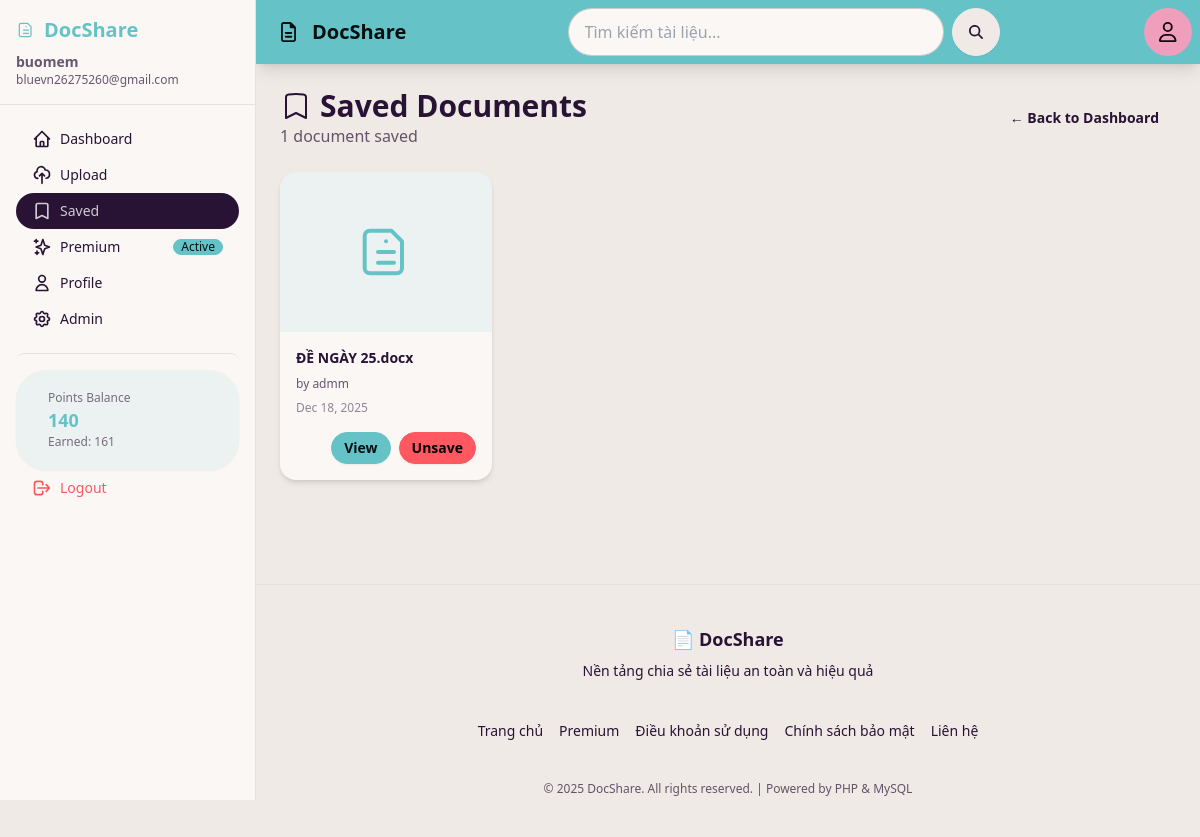
/saved.php (signed in), run on the app's committed database.
### tables this page shows
CREATE TABLE `users` (
  `id` int NOT NULL,
  `username` varchar(50) NOT NULL,
  `email` varchar(100) NOT NULL,
  `role` enum('user','admin') DEFAULT 'user',
  `password` varchar(255) NOT NULL,
  `created_at` timestamp NULL DEFAULT CURRENT_TIMESTAMP,
  `verified_documents_count` int DEFAULT '0'
);

CREATE TABLE `user_points` (
  `id` int NOT NULL,
  `user_id` int NOT NULL,
  `current_points` int DEFAULT '0',
  `total_earned` int DEFAULT '0',
  `total_spent` int DEFAULT '0',
  `last_updated` timestamp NULL DEFAULT CURRENT_TIMESTAMP ON UPDATE CURRENT_TIMESTAMP
);

CREATE TABLE `documents` (
  `id` int NOT NULL,
  `user_id` int NOT NULL,
  `original_name` varchar(255) NOT NULL,
  `file_name` varchar(255) NOT NULL,
  `description` text,
  `created_at` timestamp NULL DEFAULT CURRENT_TIMESTAMP,
  `is_public` tinyint(1) DEFAULT '1',
  `status` enum('pending','approved','rejected') DEFAULT 'pending',
  `views` int DEFAULT '0',
  `downloads` int DEFAULT '0',
  `admin_points` int DEFAULT '0',
  `user_price` int DEFAULT '0'
);

### config/auth.php (called while the page is built, shortened)
<?php
function isUserLoggedIn() {
    return isset($_SESSION['user_id']);
}
function getCurrentUserId() {
    return $_SESSION['user_id'] ?? null;
}
function getUserInfo($user_id) {
    $conn = mysqli_connect(DB_HOST, DB_USER, DB_PASS, DB_NAME);
    $user_id = intval($user_id);
    $result = mysqli_query($conn, "SELECT id, username, email, created_at, verified_documents_count FROM users WHERE id=$user_id");
    $user = mysqli_fetch_assoc($result);
    return $user;
}
function getUserRole($user_id) {
    $conn = mysqli_connect(DB_HOST, DB_USER, DB_PASS, DB_NAME);
    $user_id = intval($user_id);
    $result = mysqli_query($conn, "SELECT role FROM users WHERE id=$user_id");
    $user = mysqli_fetch_assoc($result);
    return $user['role'] ?? 'user';
}
function isAdmin($user_id) {
    return getUserRole($user_id) === 'admin';
}
function hasAdminAccess() {
    return isUserLoggedIn() && isAdmin(getCurrentUserId());
}
?>

### config/premium.php (called while the page is built, shortened)
<?php
require_once __DIR__ . '/db.php';
function isPremium($user_id) {
    global $conn;
    $result = mysqli_query($conn, "
        SELECT * FROM premium
        WHERE user_id = $user_id
        AND is_active = TRUE
        AND end_date > NOW()
        LIMIT 1
    ");
    return mysqli_num_rows($result) > 0;
}
?>

### config/points.php (called while the page is built, shortened)
<?php
require_once __DIR__ . '/db.php';
function getUserPoints($user_id) {
    global $conn;
    $user_id = intval($user_id);
    $result = mysqli_query($conn, "SELECT current_points, total_earned, total_spent FROM user_points WHERE user_id=$user_id");
    if(mysqli_num_rows($result) > 0) {
        return mysqli_fetch_assoc($result);
    }
    return ['current_points' => 100, 'total_earned' => 100, 'total_spent' => 0];
}
?>

### saved.php (the view, shortened to what this page needs)
<?php
require_once 'config/auth.php';
require_once 'config/premium.php';
$user_id = getCurrentUserId();
$current_page = 'saved';
$saved_docs = mysqli_query($conn, "
    SELECT d.*, u.username FROM documents d
    JOIN users u ON d.user_id = u.id
    JOIN document_interactions di ON d.id = di.document_id
    WHERE di.user_id = $user_id AND di.type = 'save' AND (d.status = 'approved' OR d.user_id = $user_id)
    ORDER BY di.created_at DESC
");
$total_saved = mysqli_num_rows($saved_docs);
?>
<?php include 'includes/head.php'; ?>
<?php include 'includes/sidebar.php'; ?>
<div class="drawer-content flex flex-col">
    <?php include 'includes/navbar.php'; ?>
    <main class="flex-1 p-6">
        <div class="flex justify-between items-center mb-6">
            <div>
                <h1 class="text-3xl font-bold flex items-center gap-2">
                    Saved Documents
                </h1>
                <p class="text-base-content/70"><?= $total_saved ?> document<?= $total_saved != 1 ? 's' : '' ?> saved</p>
            </div>
            <a href="dashboard.php" class="btn btn-ghost">← Back to Dashboard</a>
        </div>
        <?php if($total_saved > 0): ?>
            <div class="grid grid-cols-2 md:grid-cols-3 lg:grid-cols-4 xl:grid-cols-4 gap-4">
                <?php
                while($doc = mysqli_fetch_assoc($saved_docs)) {
                    $ext = strtolower(pathinfo($doc['file_name'], PATHINFO_EXTENSION));
                    $thumbnail = $doc['thumbnail'] ?? null;
                    $total_pages = isset($doc['total_pages']) && $doc['total_pages'] > 0 ? $doc['total_pages'] : null;
                    $icon_svg = '';
                    if(in_array($ext, ['pdf', 'doc', 'docx'])) {
                        $icon_svg = '<svg xmlns="http://www.w3.org/2000/svg" fill="none" viewBox="0 0 24 24" stroke-width="1.5" stroke="currentColor" class="w-16 h-16 text-primary"><path stroke-linecap="round" stroke-linejoin="round" d="M9 12h6m-6 4h6m-3-8h.01M4 6a2 2 0 012-2h8l4 4v10a2 2 0 01-2 2H6a2 2 0 01-2-2V6z" /></svg>';
                    }
                    echo '
                    <div class="card bg-base-100 shadow-md hover:shadow-xl transition-shadow">
                        <figure class="relative h-40 bg-primary/10 flex items-center justify-center">
                            ';
                    if ($thumbnail && file_exists('uploads/' . $thumbnail)) {
                        echo '<img src="uploads/' . htmlspecialchars($thumbnail) . '" alt="Thumbnail" style="width: 100%; height: 100%; object-fit: cover;">';
                        if ($total_pages) {
                            echo '<div class="badge badge-primary absolute bottom-2 right-2">' . $total_pages . ' trang</div>';
                        }
                    } else {
                        echo $icon_svg;
                    }
                    echo '
                        </figure>
                        <div class="card-body p-4">
                            <h3 class="card-title text-sm line-clamp-2" title="' . htmlspecialchars($doc['original_name']) . '">' . htmlspecialchars(substr($doc['original_name'], 0, 25)) . '</h3>
                            <p class="text-xs text-base-content/70">by ' . htmlspecialchars($doc['username']) . '</p>
                            <p class="text-xs text-base-content/50">' . date('M d, Y', strtotime($doc['created_at'])) . '</p>';
                    echo '
                            <div class="card-actions justify-end mt-2">
                                <a href="view.php?id=' . $doc['id'] . '" class="btn btn-sm btn-primary">View</a>
                                <button class="btn btn-sm btn-error" onclick="if(confirm(\'Remove from saved?\')) window.location.href=\'saved.php?unsave=' . $doc['id'] . '\'">Unsave</button>
                            </div>
                        </div>
                    </div>
                    ';
                }
                ?>
            </div>
        <?php endif; ?>
    </main>
    <?php include 'includes/footer.php'; ?>

### includes/sidebar.php (shortened to what this page needs)
<?php
require_once __DIR__ . '/../config/auth.php';
require_once __DIR__ . '/../config/points.php';
$has_admin = isset($_SESSION['user_id']) && hasAdminAccess();
$user_points = null;
$user_info = null;
if(isset($_SESSION['user_id'])) {
    $user_id = getCurrentUserId();
    $user_points = getUserPoints($user_id);
    $user_info = getUserInfo($user_id);
    $is_premium = isPremium($user_id);
}
?>
<div class="drawer lg:drawer-open">
    <div class="drawer-side z-50">
        <aside class="w-64 min-h-full bg-base-100 border-r border-base-300">
            <div class="p-4 border-b border-base-300">
                <h2 class="text-xl font-bold text-primary flex items-center gap-2">
                    <svg xmlns="http://www.w3.org/2000/svg" fill="none" viewBox="0 0 24 24" stroke-width="1.5" stroke="currentColor" class="w-5 h-5">
                        <path stroke-linecap="round" stroke-linejoin="round" d="M9 12h6m-6 4h6m-3-8h.01M4 6a2 2 0 012-2h8l4 4v10a2 2 0 01-2 2H6a2 2 0 01-2-2V6z" />
                    </svg>
                    DocShare
                </h2>
                <?php if(isset($_SESSION['user_id'])): ?>
                    <div class="mt-2 text-sm text-base-content/70">
                        <div class="font-semibold"><?= htmlspecialchars($user_info['username'] ?? getCurrentUsername()) ?></div>
                        <div class="text-xs"><?= htmlspecialchars($user_info['email'] ?? '') ?></div>
                    </div>
                <?php endif; ?>
            </div>
            <ul class="menu p-4 w-full text-base-content">
                <?php if(isset($_SESSION['user_id'])): ?>
                    <li>
                        <a href="dashboard.php" class="<?= $current_page === 'dashboard' ? 'active' : '' ?>">
                            Dashboard
                        </a>
                    </li>
                    <li>
                        <a href="upload.php" class="<?= $current_page === 'upload' ? 'active' : '' ?>">
                            <svg xmlns="http://www.w3.org/2000/svg" class="h-5 w-5" fill="none" viewBox="0 0 24 24" stroke="currentColor">
                                <path stroke-linecap="round" stroke-linejoin="round" stroke-width="2" d="M7 16a4 4 0 01-.88-7.903A5 5 0 1115.9 6L16 6a5 5 0 011 9.9M15 13l-3-3m0 0l-3 3m3-3v12" />
                            </svg>
                            Upload
                        </a>
                    </li>
                    <li>
                        <a href="saved.php" class="<?= $current_page === 'saved' ? 'active' : '' ?>">
                            <svg xmlns="http://www.w3.org/2000/svg" class="h-5 w-5" fill="none" viewBox="0 0 24 24" stroke="currentColor">
                                <path stroke-linecap="round" stroke-linejoin="round" stroke-width="2" d="M5 5a2 2 0 012-2h10a2 2 0 012 2v16l-7-3.5L5 21V5z" />
                            </svg>
                            Saved
                        </a>
                    </li>
                    <li>
                        <a href="premium.php" class="<?= $current_page === 'premium' ? 'active' : '' ?>">
                            <svg xmlns="http://www.w3.org/2000/svg" class="h-5 w-5" fill="none" viewBox="0 0 24 24" stroke="currentColor">
                                <path stroke-linecap="round" stroke-linejoin="round" stroke-width="2" d="M5 3v4M3 5h4M6 17v4m-2-2h4m5-16l2.286 6.857L21 12l-5.714 2.143L13 21l-2.286-6.857L5 12l5.714-2.143L13 3z" />
                            </svg>
                            Premium
                            <?php if($is_premium): ?>
                                <span class="badge badge-sm badge-primary">Active</span>
                            <?php endif; ?>
                        </a>
                    </li>
                    <li>
                        <a href="profile.php" class="<?= $current_page === 'profile' ? 'active' : '' ?>">
                            <svg xmlns="http://www.w3.org/2000/svg" class="h-5 w-5" fill="none" viewBox="0 0 24 24" stroke="currentColor">
                                <path stroke-linecap="round" stroke-linejoin="round" stroke-width="2" d="M16 7a4 4 0 11-8 0 4 4 0 018 0zM12 14a7 7 0 00-7 7h14a7 7 0 00-7-7z" />
                            </svg>
                            Profile
                        </a>
                    </li>
                    <?php if($has_admin): ?>
                        <li>
                            <a href="admin/index.php" class="<?= $current_page === 'admin' ? 'active' : '' ?>">
                                Admin
                            </a>
                        </li>
                    <?php endif; ?>
                    <li class="mt-4"><hr class="border-base-300"></li>
                    <?php if($user_points): ?>
                        <li>
                            <div class="stats stats-vertical shadow-sm bg-primary/10">
                                <div class="stat py-3 px-4">
                                    <div class="stat-title text-xs">Points Balance</div>
                                    <div class="stat-value text-lg text-primary"><?= number_format($user_points['current_points']) ?></div>
                                    <div class="stat-desc text-xs">Earned: <?= number_format($user_points['total_earned']) ?></div>
                                </div>
                            </div>
                        </li>
                    <?php endif; ?>
                    <li class="mt-auto">
                        <a href="logout.php" class="text-error">
                            <svg xmlns="http://www.w3.org/2000/svg" class="h-5 w-5" fill="none" viewBox="0 0 24 24" stroke="currentColor">
                                <path stroke-linecap="round" stroke-linejoin="round" stroke-width="2" d="M17 16l4-4m0 0l-4-4m4 4H7m6 4v1a3 3 0 01-3 3H6a3 3 0 01-3-3V7a3 3 0 013-3h4a3 3 0 013 3v1" />
                            </svg>
                            Logout
                        </a>
                    </li>
                <?php endif; ?>
            </ul>
        </aside>
    </div>

### includes/head.php (style rules this page uses)
.drawer { position: relative; }
.drawer-content { position: relative; }

### data on the page
users: username "buomem", email "bluevn26275260@gmail.com"
user_points: current_points "140", total_earned "161"
documents: original_name "ĐỀ NGÀY 25.docx", user.username "admm", created_at "Dec 18, 2025"

### other printed values
$total_saved "1"
